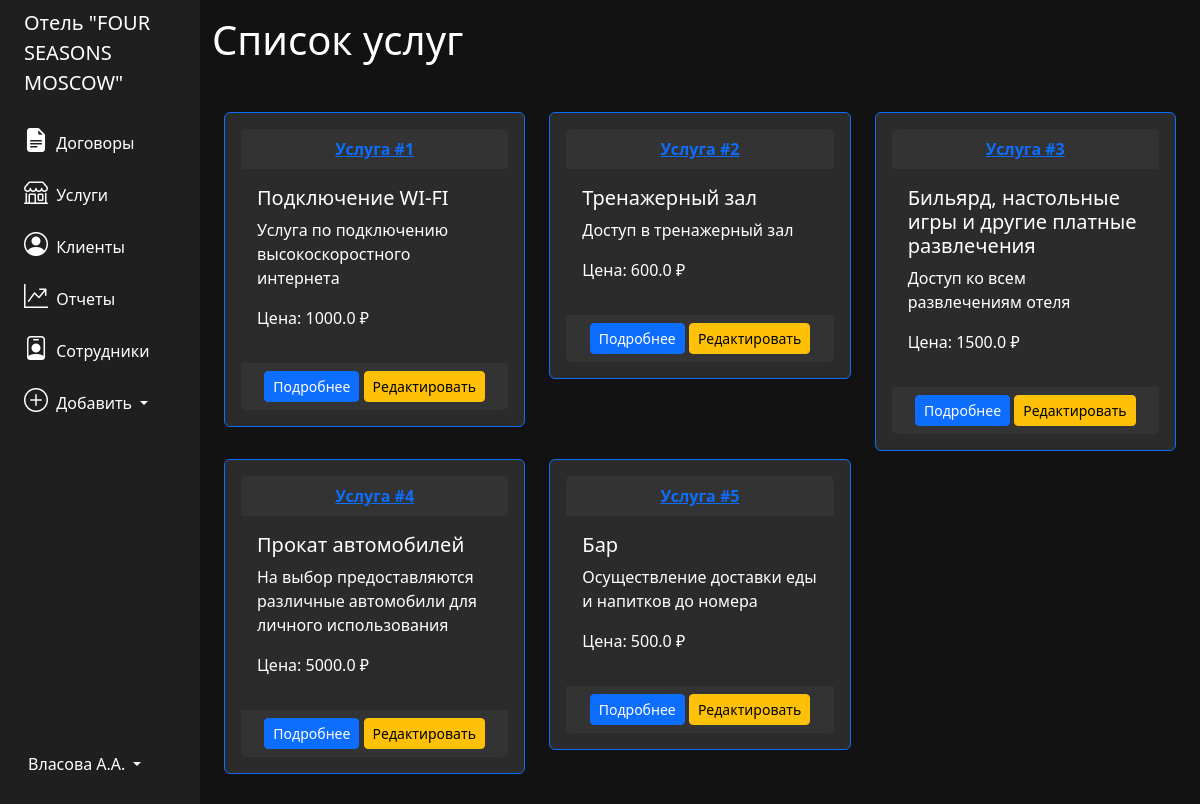
/services, run on the app's committed database.
### tables this page shows
CREATE TABLE "services" (
    "service_id" INTEGER,
    "name" TEXT NOT NULL,
    "price" REAL,
    "description" TEXT,
    PRIMARY KEY("service_id" AUTOINCREMENT)
);

### app.py (the view)
@app.route('/services')
def services():
    conn = get_db_connection()
    pos = conn.execute("SELECT * FROM services").fetchall()
    conn.close()
    return render_template('services.html', services=pos)

### app.py (called while the page is built)
def get_db_connection():
    conn = sqlite3.connect('database.db')
    conn.row_factory = sqlite3.Row
    return conn

### templates/services.html
{% extends 'base.html' %}
{% block content %}
<h1>Список услуг</h1>
<div class="container mt-5 mb-3">
    <div class="row">
        {% for service in services %}
        <div class="col-md-4">
            <div class="card p-3 mb-2 border-primary">
                <div class="card-header text-center">
                    <a href="{{ url_for('service', service_id=service['service_id']) }}">
                        <b>Услуга #{{ service['service_id'] }}</b>
                    </a>
                </div>
                <div class="card-body">
                    <h5 class="card-title">{{ service['name'] }}</h5>
                    <p class="card-text">{{ service['description'] }}</p>
                    <p>Цена: {{ service['price'] }} ₽</p>
                </div>
                <div class="card-footer text-center">
                    <a href="{{ url_for('service', service_id=service['service_id']) }}" class="btn btn-primary btn-sm">Подробнее</a>
                    <a href="{{ url_for('edit_service', service_id=service['service_id']) }}" class="btn btn-warning btn-sm">Редактировать</a>
                </div>
            </div>
        </div>
        {% endfor %}
    </div>
</div>
{% endblock %}

### templates/base.html (style rules this page uses)
body { background-color: #121212; color: white; }
.card { background-color: #2b2b2b; color: white; border: 1px solid #444; }
.card-header, .card-footer { background-color: #333; }

### data on the page
services: service_id "1", name "Подключение WI-FI", description "Услуга по подключению высокоскоростного интернета", price "1000.0"
services: service_id "2", name "Тренажерный зал", description "Доступ в тренажерный зал", price "600.0"
services: service_id "3", name "Бильярд, настольные игры и другие платные развлечения", description "Доступ ко всем развлечениям отеля", price "1500.0"
services: service_id "4", name "Прокат автомобилей", description "На выбор предоставляются различные автомобили для личного использования", price "5000.0"
services: service_id "5", name "Бар", description "Осуществление доставки еды и напитков до номера", price "500.0"
